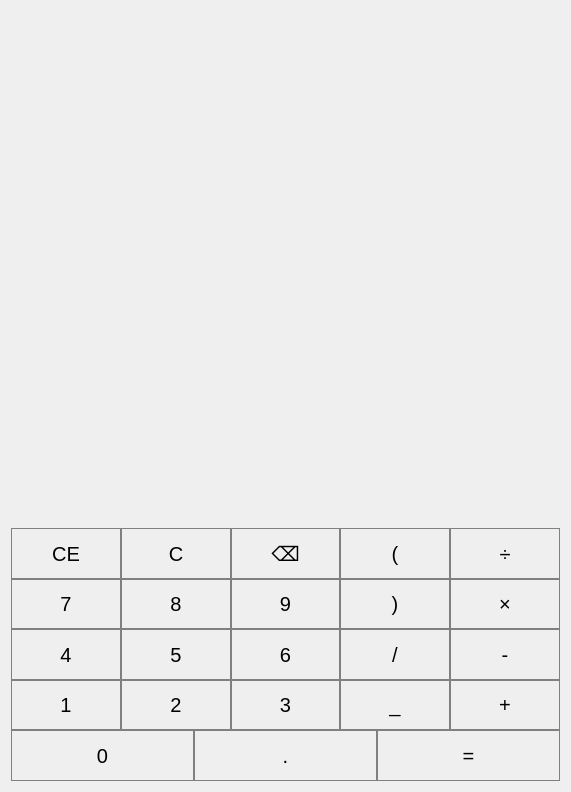
<?xml version="1.0" encoding="UTF-8"?>
<ui version="4.0">
 <class>MainWindow</class>
 <widget class="QMainWindow" name="MainWindow">
  <property name="geometry">
   <rect>
    <x>0</x>
    <y>0</y>
    <width>571</width>
    <height>792</height>
   </rect>
  </property>
  <property name="windowTitle">
   <string>MainWindow</string>
  </property>
  <widget class="QWidget" name="centralWidget">
   <layout class="QGridLayout" name="gridLayout">
    <item row="0" column="0">
     <widget class="QLabel" name="Input">
      <property name="font">
       <font>
        <pointsize>28</pointsize>
       </font>
      </property>
      <property name="text">
       <string/>
      </property>
      <property name="alignment">
       <set>Qt::AlignRight|Qt::AlignTrailing|Qt::AlignVCenter</set>
      </property>
     </widget>
    </item>
    <item row="1" column="0">
     <widget class="QLabel" name="Output">
      <property name="font">
       <font>
        <pointsize>28</pointsize>
       </font>
      </property>
      <property name="styleSheet">
       <string notr="true">QLAbel {
qproperty-alignment: 'AlignVCenter | AlignRight';
border:1px solid gray;
}</string>
      </property>
      <property name="text">
       <string/>
      </property>
      <property name="alignment">
       <set>Qt::AlignRight|Qt::AlignTrailing|Qt::AlignVCenter</set>
      </property>
     </widget>
    </item>
    <item row="2" column="0">
     <layout class="QVBoxLayout" name="buttonLayout">
      <property name="spacing">
       <number>0</number>
      </property>
      <property name="sizeConstraint">
       <enum>QLayout::SetDefaultConstraint</enum>
      </property>
      <item>
       <layout class="QHBoxLayout" name="horizontalLayout">
        <property name="spacing">
         <number>0</number>
        </property>
        <item>
         <widget class="QPushButton" name="pushButton_CE">
          <property name="sizePolicy">
           <sizepolicy hsizetype="Preferred" vsizetype="Preferred">
            <horstretch>0</horstretch>
            <verstretch>0</verstretch>
           </sizepolicy>
          </property>
          <property name="font">
           <font>
            <pointsize>15</pointsize>
           </font>
          </property>
          <property name="styleSheet">
           <string notr="true">QPushButton {
border: 1px solid gray;
}
QPushButton:pressed{
background-color:qlineargradient(x1: 0, y1: 0, x2: 0, y2: 1,
                                      stop: 0 #FF7832, stop: 1 #a39a9a)
}</string>
          </property>
          <property name="text">
           <string>CE</string>
          </property>
          <attribute name="buttonGroup">
           <string notr="true">buttonGroup</string>
          </attribute>
         </widget>
        </item>
        <item>
         <widget class="QPushButton" name="pushButton_C">
          <property name="sizePolicy">
           <sizepolicy hsizetype="Preferred" vsizetype="Preferred">
            <horstretch>0</horstretch>
            <verstretch>0</verstretch>
           </sizepolicy>
          </property>
          <property name="font">
           <font>
            <pointsize>15</pointsize>
           </font>
          </property>
          <property name="styleSheet">
           <string notr="true">QPushButton {
border: 1px solid gray;
}
QPushButton:pressed{
background-color:qlineargradient(x1: 0, y1: 0, x2: 0, y2: 1,
                                      stop: 0 #FF7832, stop: 1 #a39a9a)
}</string>
          </property>
          <property name="text">
           <string>C</string>
          </property>
          <attribute name="buttonGroup">
           <string notr="true">buttonGroup</string>
          </attribute>
         </widget>
        </item>
        <item>
         <widget class="QPushButton" name="pushButton_Backspace">
          <property name="sizePolicy">
           <sizepolicy hsizetype="Preferred" vsizetype="Preferred">
            <horstretch>0</horstretch>
            <verstretch>0</verstretch>
           </sizepolicy>
          </property>
          <property name="font">
           <font>
            <pointsize>15</pointsize>
           </font>
          </property>
          <property name="styleSheet">
           <string notr="true">QPushButton {
border: 1px solid gray;
}
QPushButton:pressed{
background-color:qlineargradient(x1: 0, y1: 0, x2: 0, y2: 1,
                                      stop: 0 #FF7832, stop: 1 #a39a9a)
}</string>
          </property>
          <property name="text">
           <string>⌫</string>
          </property>
          <attribute name="buttonGroup">
           <string notr="true">buttonGroup</string>
          </attribute>
         </widget>
        </item>
        <item>
         <widget class="QPushButton" name="pushButton_LeftParen">
          <property name="sizePolicy">
           <sizepolicy hsizetype="Preferred" vsizetype="Preferred">
            <horstretch>0</horstretch>
            <verstretch>0</verstretch>
           </sizepolicy>
          </property>
          <property name="font">
           <font>
            <pointsize>15</pointsize>
           </font>
          </property>
          <property name="styleSheet">
           <string notr="true">QPushButton {
border: 1px solid gray;
}
QPushButton:pressed{
background-color:qlineargradient(x1: 0, y1: 0, x2: 0, y2: 1,
                                      stop: 0 #FF7832, stop: 1 #a39a9a)
}</string>
          </property>
          <property name="text">
           <string>(</string>
          </property>
         </widget>
        </item>
        <item>
         <widget class="QPushButton" name="pushButton_Divide">
          <property name="sizePolicy">
           <sizepolicy hsizetype="Preferred" vsizetype="Preferred">
            <horstretch>0</horstretch>
            <verstretch>0</verstretch>
           </sizepolicy>
          </property>
          <property name="font">
           <font>
            <pointsize>15</pointsize>
           </font>
          </property>
          <property name="styleSheet">
           <string notr="true">QPushButton {
border: 1px solid gray;
}
QPushButton:pressed{
background-color:qlineargradient(x1: 0, y1: 0, x2: 0, y2: 1,
                                      stop: 0 #FF7832, stop: 1 #a39a9a)
}</string>
          </property>
          <property name="text">
           <string>÷</string>
          </property>
          <attribute name="buttonGroup">
           <string notr="true">buttonGroup</string>
          </attribute>
         </widget>
        </item>
       </layout>
      </item>
      <item>
       <layout class="QHBoxLayout" name="horizontalLayout_2">
        <property name="spacing">
         <number>0</number>
        </property>
        <item>
         <widget class="QPushButton" name="pushButton_7">
          <property name="sizePolicy">
           <sizepolicy hsizetype="Minimum" vsizetype="Preferred">
            <horstretch>0</horstretch>
            <verstretch>0</verstretch>
           </sizepolicy>
          </property>
          <property name="font">
           <font>
            <pointsize>15</pointsize>
           </font>
          </property>
          <property name="styleSheet">
           <string notr="true">QPushButton {
border: 1px solid gray;
}
QPushButton:pressed{
background-color:qlineargradient(x1: 0, y1: 0, x2: 0, y2: 1,
                                      stop: 0 #FF7832, stop: 1 #a39a9a)
}</string>
          </property>
          <property name="text">
           <string>7</string>
          </property>
          <attribute name="buttonGroup">
           <string notr="true">buttonGroup</string>
          </attribute>
         </widget>
        </item>
        <item>
         <widget class="QPushButton" name="pushButton_8">
          <property name="sizePolicy">
           <sizepolicy hsizetype="Minimum" vsizetype="Preferred">
            <horstretch>0</horstretch>
            <verstretch>0</verstretch>
           </sizepolicy>
          </property>
          <property name="font">
           <font>
            <pointsize>15</pointsize>
           </font>
          </property>
          <property name="styleSheet">
           <string notr="true">QPushButton {
border: 1px solid gray;
}
QPushButton:pressed{
background-color:qlineargradient(x1: 0, y1: 0, x2: 0, y2: 1,
                                      stop: 0 #FF7832, stop: 1 #a39a9a)
}</string>
          </property>
          <property name="text">
           <string>8</string>
          </property>
          <attribute name="buttonGroup">
           <string notr="true">buttonGroup</string>
          </attribute>
         </widget>
        </item>
        <item>
         <widget class="QPushButton" name="pushButton_9">
          <property name="sizePolicy">
           <sizepolicy hsizetype="Minimum" vsizetype="Preferred">
            <horstretch>0</horstretch>
            <verstretch>0</verstretch>
           </sizepolicy>
          </property>
          <property name="font">
           <font>
            <pointsize>15</pointsize>
           </font>
          </property>
          <property name="styleSheet">
           <string notr="true">QPushButton {
border: 1px solid gray;
}
QPushButton:pressed{
background-color:qlineargradient(x1: 0, y1: 0, x2: 0, y2: 1,
                                      stop: 0 #FF7832, stop: 1 #a39a9a)
}</string>
          </property>
          <property name="text">
           <string>9</string>
          </property>
          <attribute name="buttonGroup">
           <string notr="true">buttonGroup</string>
          </attribute>
         </widget>
        </item>
        <item>
         <widget class="QPushButton" name="pushButton_RightParen">
          <property name="sizePolicy">
           <sizepolicy hsizetype="Preferred" vsizetype="Preferred">
            <horstretch>0</horstretch>
            <verstretch>0</verstretch>
           </sizepolicy>
          </property>
          <property name="font">
           <font>
            <pointsize>15</pointsize>
           </font>
          </property>
          <property name="styleSheet">
           <string notr="true">QPushButton {
border: 1px solid gray;
}
QPushButton:pressed{
background-color:qlineargradient(x1: 0, y1: 0, x2: 0, y2: 1,
                                      stop: 0 #FF7832, stop: 1 #a39a9a)
}</string>
          </property>
          <property name="text">
           <string>)</string>
          </property>
         </widget>
        </item>
        <item>
         <widget class="QPushButton" name="pushButton_Multiply">
          <property name="sizePolicy">
           <sizepolicy hsizetype="Minimum" vsizetype="Preferred">
            <horstretch>0</horstretch>
            <verstretch>0</verstretch>
           </sizepolicy>
          </property>
          <property name="font">
           <font>
            <pointsize>15</pointsize>
           </font>
          </property>
          <property name="styleSheet">
           <string notr="true">QPushButton {
border: 1px solid gray;
}
QPushButton:pressed{
background-color:qlineargradient(x1: 0, y1: 0, x2: 0, y2: 1,
                                      stop: 0 #FF7832, stop: 1 #a39a9a)
}</string>
          </property>
          <property name="text">
           <string>×</string>
          </property>
          <attribute name="buttonGroup">
           <string notr="true">buttonGroup</string>
          </attribute>
         </widget>
        </item>
       </layout>
      </item>
      <item>
       <layout class="QHBoxLayout" name="horizontalLayout_3">
        <property name="spacing">
         <number>0</number>
        </property>
        <item>
         <widget class="QPushButton" name="pushButton_4">
          <property name="sizePolicy">
           <sizepolicy hsizetype="Minimum" vsizetype="Preferred">
            <horstretch>0</horstretch>
            <verstretch>0</verstretch>
           </sizepolicy>
          </property>
          <property name="font">
           <font>
            <pointsize>15</pointsize>
           </font>
          </property>
          <property name="styleSheet">
           <string notr="true">QPushButton {
border: 1px solid gray;
}
QPushButton:pressed{
background-color:qlineargradient(x1: 0, y1: 0, x2: 0, y2: 1,
                                      stop: 0 #FF7832, stop: 1 #a39a9a)
}</string>
          </property>
          <property name="text">
           <string>4</string>
          </property>
          <attribute name="buttonGroup">
           <string notr="true">buttonGroup</string>
          </attribute>
         </widget>
        </item>
        <item>
         <widget class="QPushButton" name="pushButton_5">
          <property name="sizePolicy">
           <sizepolicy hsizetype="Minimum" vsizetype="Preferred">
            <horstretch>0</horstretch>
            <verstretch>0</verstretch>
           </sizepolicy>
          </property>
          <property name="font">
           <font>
            <pointsize>15</pointsize>
           </font>
          </property>
          <property name="styleSheet">
           <string notr="true">QPushButton {
border: 1px solid gray;
}
QPushButton:pressed{
background-color:qlineargradient(x1: 0, y1: 0, x2: 0, y2: 1,
                                      stop: 0 #FF7832, stop: 1 #a39a9a)
}</string>
          </property>
          <property name="text">
           <string>5</string>
          </property>
          <attribute name="buttonGroup">
           <string notr="true">buttonGroup</string>
          </attribute>
         </widget>
        </item>
        <item>
         <widget class="QPushButton" name="pushButton_6">
          <property name="sizePolicy">
           <sizepolicy hsizetype="Minimum" vsizetype="Preferred">
            <horstretch>0</horstretch>
            <verstretch>0</verstretch>
           </sizepolicy>
          </property>
          <property name="font">
           <font>
            <pointsize>15</pointsize>
           </font>
          </property>
          <property name="styleSheet">
           <string notr="true">QPushButton {
border: 1px solid gray;
}
QPushButton:pressed{
background-color:qlineargradient(x1: 0, y1: 0, x2: 0, y2: 1,
                                      stop: 0 #FF7832, stop: 1 #a39a9a)
}</string>
          </property>
          <property name="text">
           <string>6</string>
          </property>
          <attribute name="buttonGroup">
           <string notr="true">buttonGroup</string>
          </attribute>
         </widget>
        </item>
        <item>
         <widget class="QPushButton" name="pushButton_Frac">
          <property name="sizePolicy">
           <sizepolicy hsizetype="Minimum" vsizetype="Preferred">
            <horstretch>0</horstretch>
            <verstretch>0</verstretch>
           </sizepolicy>
          </property>
          <property name="font">
           <font>
            <pointsize>15</pointsize>
           </font>
          </property>
          <property name="styleSheet">
           <string notr="true">QPushButton {
border: 1px solid gray;
}
QPushButton:pressed{
background-color:qlineargradient(x1: 0, y1: 0, x2: 0, y2: 1,
                                      stop: 0 #FF7832, stop: 1 #a39a9a)
}</string>
          </property>
          <property name="text">
           <string>/</string>
          </property>
          <attribute name="buttonGroup">
           <string notr="true">buttonGroup</string>
          </attribute>
         </widget>
        </item>
        <item>
         <widget class="QPushButton" name="pushButton_Subtract">
          <property name="sizePolicy">
           <sizepolicy hsizetype="Preferred" vsizetype="Preferred">
            <horstretch>0</horstretch>
            <verstretch>0</verstretch>
           </sizepolicy>
          </property>
          <property name="font">
           <font>
            <pointsize>15</pointsize>
           </font>
          </property>
          <property name="styleSheet">
           <string notr="true">QPushButton {
border: 1px solid gray;
}
QPushButton:pressed{
background-color:qlineargradient(x1: 0, y1: 0, x2: 0, y2: 1,
                                      stop: 0 #FF7832, stop: 1 #a39a9a)
}</string>
          </property>
          <property name="text">
           <string>-</string>
          </property>
         </widget>
        </item>
       </layout>
      </item>
      <item>
       <layout class="QHBoxLayout" name="horizontalLayout_4">
        <property name="spacing">
         <number>0</number>
        </property>
        <item>
         <widget class="QPushButton" name="pushButton_1">
          <property name="sizePolicy">
           <sizepolicy hsizetype="Minimum" vsizetype="Preferred">
            <horstretch>0</horstretch>
            <verstretch>0</verstretch>
           </sizepolicy>
          </property>
          <property name="font">
           <font>
            <pointsize>15</pointsize>
           </font>
          </property>
          <property name="styleSheet">
           <string notr="true">QPushButton {
border: 1px solid gray;
}
QPushButton:pressed{
background-color:qlineargradient(x1: 0, y1: 0, x2: 0, y2: 1,
                                      stop: 0 #FF7832, stop: 1 #a39a9a)
}</string>
          </property>
          <property name="text">
           <string>1</string>
          </property>
          <attribute name="buttonGroup">
           <string notr="true">buttonGroup</string>
          </attribute>
         </widget>
        </item>
        <item>
         <widget class="QPushButton" name="pushButton_2">
          <property name="sizePolicy">
           <sizepolicy hsizetype="Minimum" vsizetype="Preferred">
            <horstretch>0</horstretch>
            <verstretch>0</verstretch>
           </sizepolicy>
          </property>
          <property name="font">
           <font>
            <pointsize>15</pointsize>
           </font>
          </property>
          <property name="styleSheet">
           <string notr="true">QPushButton {
border: 1px solid gray;
}
QPushButton:pressed{
background-color:qlineargradient(x1: 0, y1: 0, x2: 0, y2: 1,
                                      stop: 0 #FF7832, stop: 1 #a39a9a)
}</string>
          </property>
          <property name="text">
           <string>2</string>
          </property>
          <attribute name="buttonGroup">
           <string notr="true">buttonGroup</string>
          </attribute>
         </widget>
        </item>
        <item>
         <widget class="QPushButton" name="pushButton_3">
          <property name="sizePolicy">
           <sizepolicy hsizetype="Minimum" vsizetype="Preferred">
            <horstretch>0</horstretch>
            <verstretch>0</verstretch>
           </sizepolicy>
          </property>
          <property name="font">
           <font>
            <pointsize>15</pointsize>
           </font>
          </property>
          <property name="styleSheet">
           <string notr="true">QPushButton {
border: 1px solid gray;
}
QPushButton:pressed{
background-color:qlineargradient(x1: 0, y1: 0, x2: 0, y2: 1,
                                      stop: 0 #FF7832, stop: 1 #a39a9a)
}</string>
          </property>
          <property name="text">
           <string>3</string>
          </property>
          <attribute name="buttonGroup">
           <string notr="true">buttonGroup</string>
          </attribute>
         </widget>
        </item>
        <item>
         <widget class="QPushButton" name="pushButton_Space">
          <property name="sizePolicy">
           <sizepolicy hsizetype="Preferred" vsizetype="Preferred">
            <horstretch>0</horstretch>
            <verstretch>0</verstretch>
           </sizepolicy>
          </property>
          <property name="font">
           <font>
            <pointsize>15</pointsize>
           </font>
          </property>
          <property name="styleSheet">
           <string notr="true">QPushButton {
border: 1px solid gray;
}
QPushButton:pressed{
background-color:qlineargradient(x1: 0, y1: 0, x2: 0, y2: 1,
                                      stop: 0 #FF7832, stop: 1 #a39a9a)
}</string>
          </property>
          <property name="text">
           <string>_</string>
          </property>
         </widget>
        </item>
        <item>
         <widget class="QPushButton" name="pushButton_Add">
          <property name="sizePolicy">
           <sizepolicy hsizetype="Minimum" vsizetype="Preferred">
            <horstretch>0</horstretch>
            <verstretch>0</verstretch>
           </sizepolicy>
          </property>
          <property name="font">
           <font>
            <pointsize>15</pointsize>
           </font>
          </property>
          <property name="styleSheet">
           <string notr="true">QPushButton {
border: 1px solid gray;
}
QPushButton:pressed{
background-color:qlineargradient(x1: 0, y1: 0, x2: 0, y2: 1,
                                      stop: 0 #FF7832, stop: 1 #a39a9a)
}</string>
          </property>
          <property name="text">
           <string>+</string>
          </property>
          <attribute name="buttonGroup">
           <string notr="true">buttonGroup</string>
          </attribute>
         </widget>
        </item>
       </layout>
      </item>
      <item>
       <layout class="QHBoxLayout" name="horizontalLayout_5">
        <property name="spacing">
         <number>0</number>
        </property>
        <item>
         <widget class="QPushButton" name="pushButton_0">
          <property name="sizePolicy">
           <sizepolicy hsizetype="Minimum" vsizetype="Preferred">
            <horstretch>0</horstretch>
            <verstretch>0</verstretch>
           </sizepolicy>
          </property>
          <property name="font">
           <font>
            <pointsize>15</pointsize>
           </font>
          </property>
          <property name="styleSheet">
           <string notr="true">QPushButton {
border: 1px solid gray;
}
QPushButton:pressed{
background-color:qlineargradient(x1: 0, y1: 0, x2: 0, y2: 1,
                                      stop: 0 #FF7832, stop: 1 #a39a9a)
}</string>
          </property>
          <property name="text">
           <string>0</string>
          </property>
          <attribute name="buttonGroup">
           <string notr="true">buttonGroup</string>
          </attribute>
         </widget>
        </item>
        <item>
         <widget class="QPushButton" name="pushButton_Decimal">
          <property name="sizePolicy">
           <sizepolicy hsizetype="Minimum" vsizetype="Preferred">
            <horstretch>0</horstretch>
            <verstretch>0</verstretch>
           </sizepolicy>
          </property>
          <property name="font">
           <font>
            <pointsize>15</pointsize>
           </font>
          </property>
          <property name="styleSheet">
           <string notr="true">QPushButton {
border: 1px solid gray;
}
QPushButton:pressed{
background-color:qlineargradient(x1: 0, y1: 0, x2: 0, y2: 1,
                                      stop: 0 #FF7832, stop: 1 #a39a9a)
}</string>
          </property>
          <property name="text">
           <string>.</string>
          </property>
          <attribute name="buttonGroup">
           <string notr="true">buttonGroup</string>
          </attribute>
         </widget>
        </item>
        <item>
         <widget class="QPushButton" name="pushButton_Evaluate">
          <property name="sizePolicy">
           <sizepolicy hsizetype="Minimum" vsizetype="Preferred">
            <horstretch>0</horstretch>
            <verstretch>0</verstretch>
           </sizepolicy>
          </property>
          <property name="font">
           <font>
            <pointsize>15</pointsize>
           </font>
          </property>
          <property name="styleSheet">
           <string notr="true">QPushButton {
border: 1px solid gray;
}
QPushButton:pressed{
background-color:qlineargradient(x1: 0, y1: 0, x2: 0, y2: 1,
                                      stop: 0 #FF7832, stop: 1 #a39a9a)
}</string>
          </property>
          <property name="text">
           <string>=</string>
          </property>
          <attribute name="buttonGroup">
           <string notr="true">buttonGroup</string>
          </attribute>
         </widget>
        </item>
       </layout>
      </item>
     </layout>
    </item>
   </layout>
  </widget>
 </widget>
 <layoutdefault spacing="6" margin="11"/>
 <resources/>
 <connections/>
 <buttongroups>
  <buttongroup name="buttonGroup"/>
 </buttongroups>
</ui>
